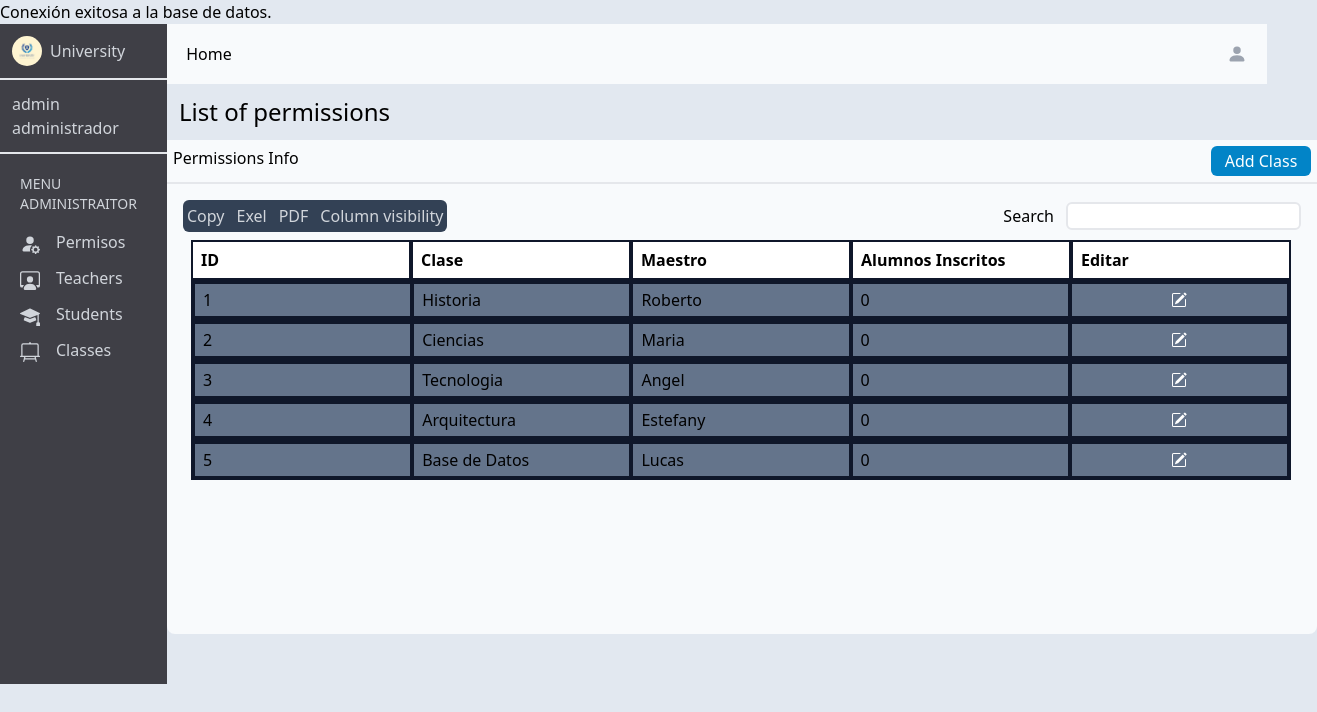
The page /adminclass.php (signed in) on the database its author committed.
### tables this page shows
CREATE TABLE IF NOT EXISTS `administrador` (
  `id` int NOT NULL AUTO_INCREMENT,
  `dni` int NOT NULL,
  `nombre` varchar(100) NOT NULL,
  `usuario` varchar(250) NOT NULL,
  `contrasena` varchar(250) NOT NULL,
  `permiso` varchar(100) NOT NULL,
  `estado` varchar(100) NOT NULL,
  `direccion` varchar(250) NOT NULL,
  `nacimiento` date NOT NULL,
  `clase` varchar(100) NOT NULL,
  PRIMARY KEY (`id`),
  UNIQUE KEY `dni` (`dni`),
  UNIQUE KEY `usuario` (`usuario`(100)),
  KEY `dni_2` (`dni`)
);

### adminclass.php (the view, shortened to what this page needs)
<?php
require "connection.php";
$consulta = "SELECT * FROM administrador";
$resultado = mysqli_query($connection, $consulta);
?>
<!DOCTYPE html>
<html lang="en">
<head>
    <link href="/dist/output.css" rel="stylesheet">
</head>
<body class="bg-slate-200">
    <main class="h-screen flex">
        <div class="w-custom-300 h-custom-660 bg-zinc-700">
            <div class="flex items-center p-3 gap-2 border-b-2">
                <img class="w-custom-30 h-custom-30 rounded-full" src="./assets/logo.jpg">
                <p class="text-gray-300">University</p>
            </div>
            <div class="p-3 border-b-2">
                <p class="text-gray-300">admin</p>
                <p class="text-gray-300">administrador</p>
            </div>
            <div class="p-5 flex flex-col">
                <p class="flex justify-center text-gray-300 pb-4 text-sm">MENU ADMINISTRAITOR</p>
                <div class="flex flex-col items-start gap-3">
                    <button class="text-gray-300 hover:translate-y-[-4px]" onclick="permisos()">
                        Permisos</button>
                    <button class="text-gray-300 hover:translate-y-[-4px]" onclick="maestros()">
                        Teachers</button>
                    <button class="text-gray-300 hover:translate-y-[-4px]" onclick="alumnos()">
                        Students</button>
                    <button class="text-gray-300 hover:translate-y-[-4px]" onclick="clases()">
                        Classes</button>
                </div>
            </div>
        </div>
        <div class="flex flex-col">
        <div class="w-custom-1100 flex justify-between h-15 p-3 bg-slate-50">
                <button class="w-custom-60 text-center hover:bg-gray-300 rounded-md" onclick="dashboardadmi()">Home</button>
                <button class="px-2 py-2 flex justify-center hover:bg-gray-300 rounded-md" onclick="menuadmin()"><svg xmlns="http://www.w3.org/2000/svg" width="16" height="16" fill="currentColor" class="bi bi-person-fill text-gray-400 w-custom-20 h-custom-20 inline-block mr-0" viewBox="0 0 16 16">
                        <path d="M3 14s-1 0-1-1 1-4 6-4 6 3 6 4-1 1-1 1H3Zm5-6a3 3 0 1 0 0-6 3 3 0 0 0 0 6Z" />
                    </svg></button>
            </div>
            <div>
                <p class="p-3 text-bold text-2xl">List of permissions</p>
                <div class="w-custom-1150 h-10 p-1.5 bg-slate-50 border-b-2 flex justify-between">
                    <p>Permissions Info</p>
                    <button class="w-custom-100 h-custom-30 bg-sky-600 text-white rounded-md">Add Class</button>
                </div>
                <div class="w-full h-custom-450 p-4 bg-slate-50 rounded-b-lg">
                    <div class="flex justify-between">
                        <div class="w-64 p-1 flex bg-slate-700 gap-3 rounded-md">
                            <button class="text-gray-300">Copy</button>
                            <button class="text-gray-300">Exel</button>
                            <button class="text-gray-300">PDF</button>
                            <button class="text-gray-300">Column visibility</button>
                        </div>
                        <div class="flex justify-center items-center gap-3">
                            <p>Search</p>
                            <input class="w-20 h-8 border-2 rounded-md">
                        </div>
                    </div>
                    <div class="w-custom-1100 flex flex-col p-2">
                        <div class="w-custom-1100 h-custom-40 flex bg-white">
                            <div class="w-custom-300 border-2 border-slate-900 flex items-center p-2 font-bold">ID</div>
                            <div class="w-custom-300 border-2 border-slate-900 flex items-center p-2 font-bold">Clase</div>
                            <div class="w-custom-300 border-2 border-slate-900 flex items-center p-2 font-bold">Maestro</div>
                            <div class="w-custom-300 border-2 border-slate-900 flex items-center p-2 font-bold">Alumnos Inscritos</div>
                            <div class="w-custom-300 border-2 border-slate-900 flex items-center p-2 font-bold">Editar</div>
                        </div>
                        <?php
                        $contador = 1;
                        while ($fila = mysqli_fetch_assoc($resultado)) {
                            if ($fila['permiso'] == 'Maestro') {
                            echo "<div class='w-custom-1100 h-custom-40 flex bg-slate-500 border-2 border-slate-900'>";
                            echo "<div class='w-custom-220 border-2 border-slate-900 flex items-center p-2'>" . $contador . "</div>";
                            echo "<div class='w-custom-220 border-2 border-slate-900 flex items-center p-2'>" . $fila['clase'] . "</div>";
                            echo "<div class='w-custom-220 border-2 border-slate-900 flex items-center p-2'>" . $fila['nombre'] . "</div>";
                            echo "<div class='w-custom-220 border-2 border-slate-900 flex items-center p-2'>" . 0 . "</div>";
                            echo "<button class='w-custom-220 border-2 border-slate-900 flex justify-center items-center p-2'>" . "<svg xmlns='http://www.w3.org/2000/svg width='16' height='16' fill='currentColor' class='bi bi-pencil-square text-white' viewBox='0 0 16 16'>" .
                                "<path d='M15.502 1.94a.5.5 0 0 1 0 .706L14.459 3.69l-2-2L13.502.646a.5.5 0 0 1 .707 0l1.293 1.293zm-1.75 2.456-2-2L4.939 9.21a.5.5 0 0 0-.121.196l-.805 2.414a.25.25 0 0 0 .316.316l2.414-.805a.5.5 0 0 0 .196-.12l6.813-6.814z'/>" . "
                                    <path fill-rule='evenodd' d='M1 13.5A1.5 1.5 0 0 0 2.5 15h11a1.5 1.5 0 0 0 1.5-1.5v-6a.5.5 0 0 0-1 0v6a.5.5 0 0 1-.5.5h-11a.5.5 0 0 1-.5-.5v-11a.5.5 0 0 1 .5-.5H9a.5.5 0 0 0 0-1H2.5A1.5 1.5 0 0 0 1 2.5v11z'/>" .
                                "</svg>" . "</button>";
                            echo "</div>";
                            $contador++;
                            }
                        }
                        ?>
                    </div>
                </div>
            </div>
        </div>
    </main>
</body>
</html>

### rows shown on the page
administrador: clase "Historia", nombre "Roberto"
administrador: clase "Ciencias", nombre "Maria"
administrador: clase "Tecnologia", nombre "Angel"
administrador: clase "Arquitectura", nombre "Estefany"
administrador: clase "Base de Datos", nombre "Lucas"
